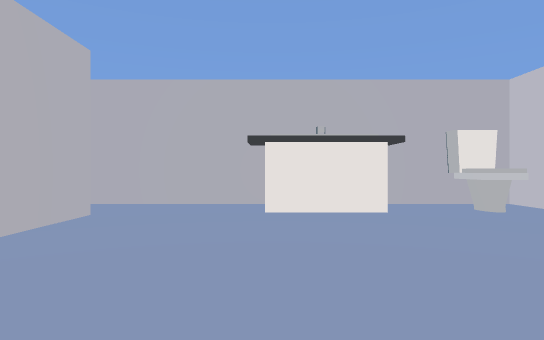
View 1 (above)

22 first-person views from a walk through a scene from a Unity 3-D project. The camera is 1.2 m above the floor, looks level and sees 75° across. The floor is counted in squares, 2 m on a side. Each view is taken from the middle of a square. On the plan, view 1 faces up. The plan holds only what a view shows up to about 10 squares ahead; the rest is blank. The player character is not drawn.

View 2
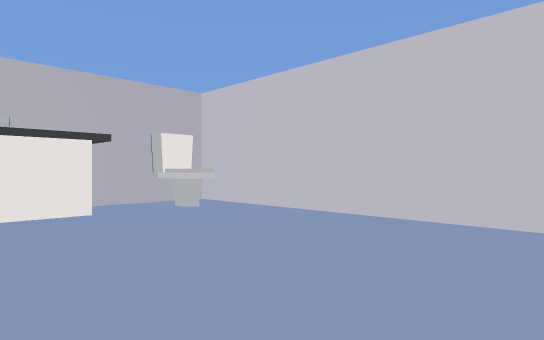

View 3
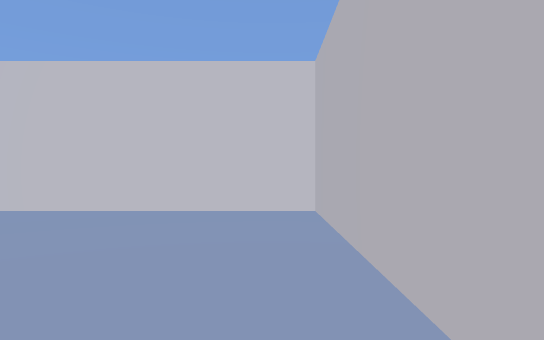

View 4
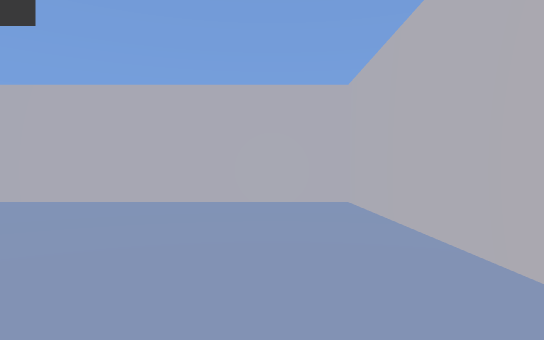

View 5
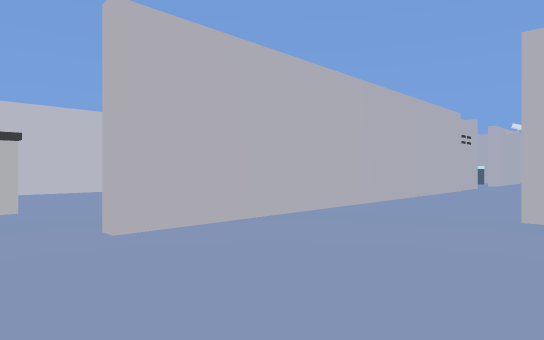

View 6
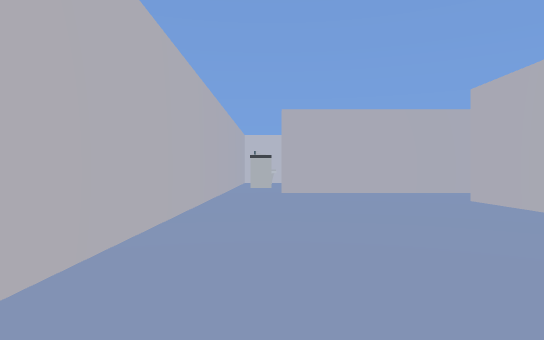

View 7
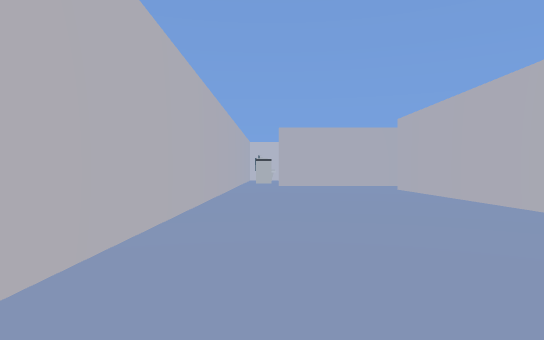

View 8
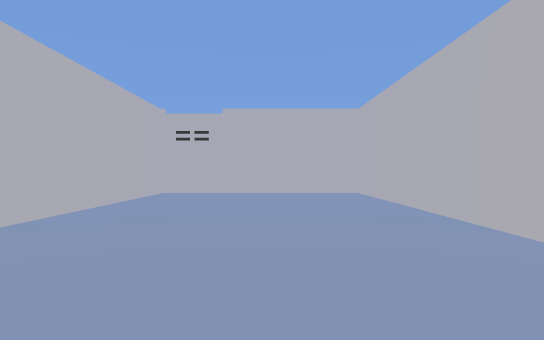

View 9
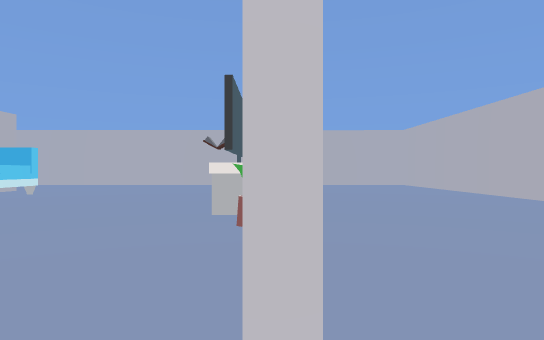

View 10
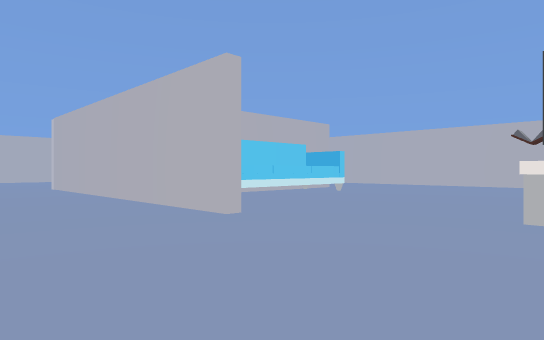

View 11
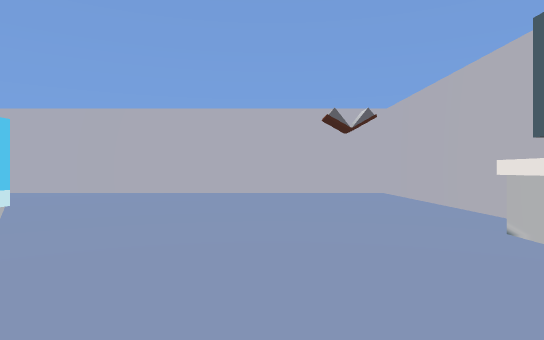

View 12
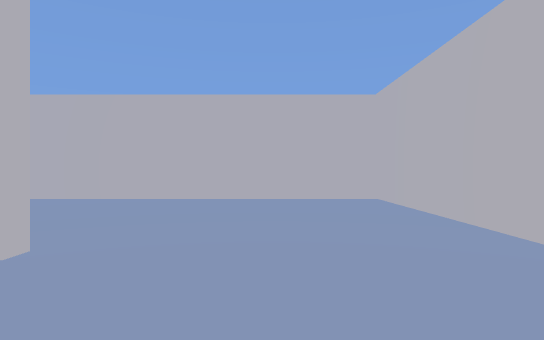

View 13
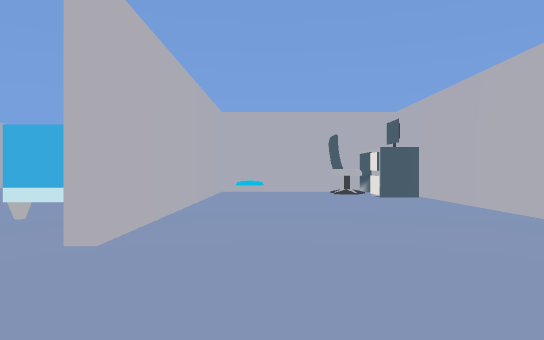

View 14
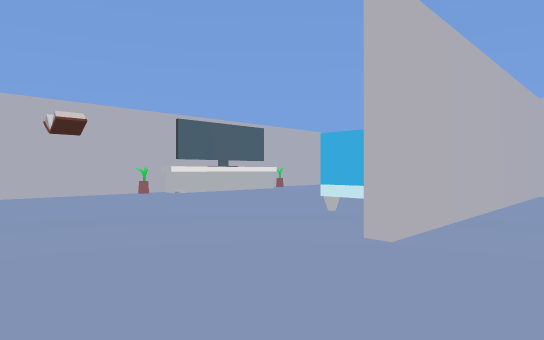

View 15
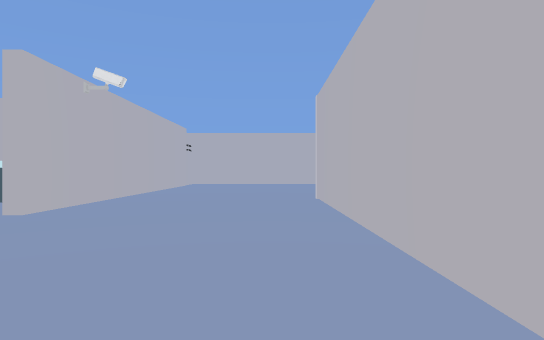

View 16
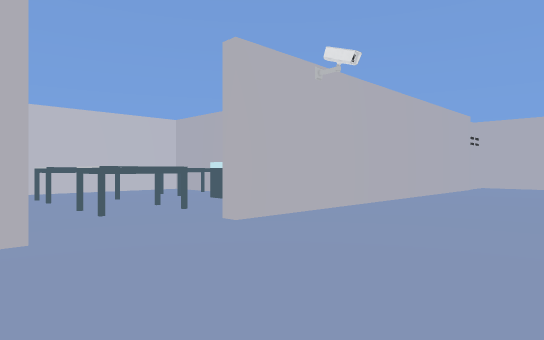

View 17
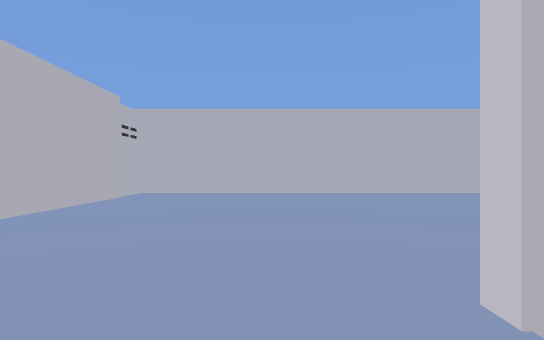

View 18
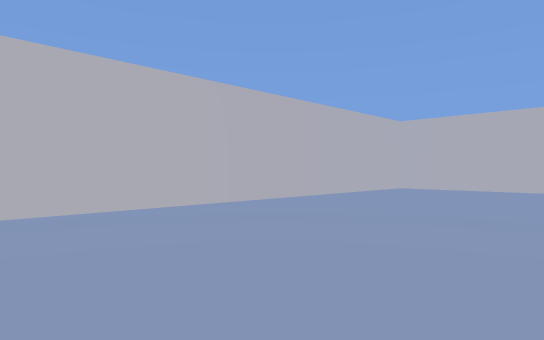

View 19
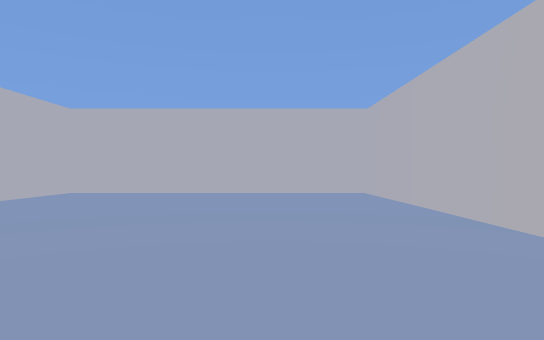

View 20
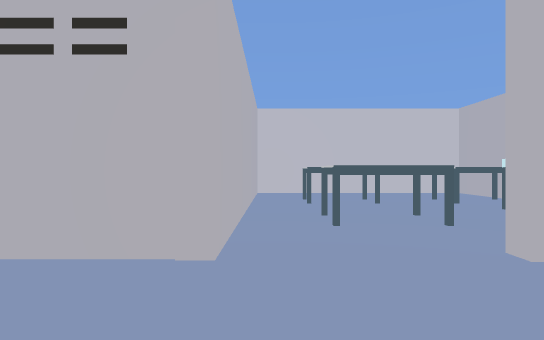

View 21
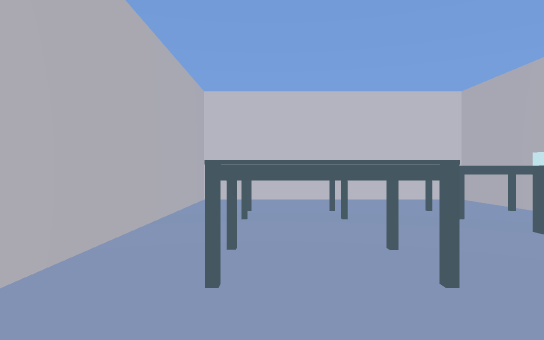

View 22
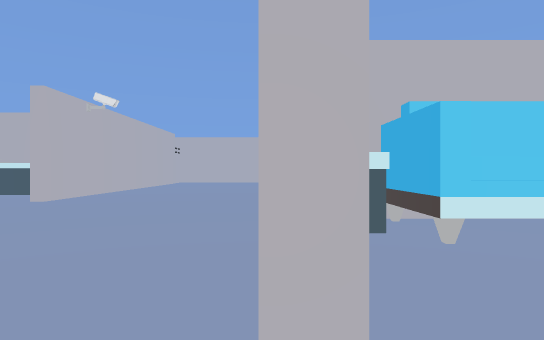

### Floor plan
Points are (right, up) in squares from view 1. A wall is a line through its corners. A room is listed if a view was taken in it or the views show most of it. See-through windows are left out.
Room 1 (views 1, 2, 3, 4)
walls: (-0.1, 6.2) (-2.6, 6.2); (-2.4, 4.8) (-2.4, -0.6) (4.2, -0.6) (4.2, 6.2) (2, 6.2)
ways out: opening at (-2, 5.5) to room 2; gap at (3, 6)
objects: other object (0, 5) to (1, 5); other object (3, 5)
Room 2 (views 5, 6, 7, 8, 9, 10, 11, 12, 13, 14, 15, 16, 17, 18, 19, 20, 21, 22)
walls: (-11.1, -6) (-8.5, -6); (-12.8, -5.6) (-12.8, -4.8) (-8.3, -4.8) (-8.3, -5.2); (-12.5, -4.8) (-12.5, -5.6); (-14.2, -6.4) (-13.6, -6.4); (-7.2, -10.5) (-7.2, -6.6) (-14.2, -6.6); (-12.1, -11.6) (-18.2, -11.6) (-18.2, -19.2) (-2.7, -19.2) (-2.7, -15.4); (-7, -2.8) (-7, -11.6); (-2.7, -6.6) (-2.7, 4.8); (-11.8, 0.9) (-18.2, 0.9) (-18.2, -11.3) (-9.5, -11.3); (-11, 1.2) (-5.1, 1.2); (-2.7, -12.5) (-2.7, -8.6); (-2.6, 6.2) (-18.2, 6.2) (-18.2, 1.2) (-13.4, 1.2)
ways out: opening at (-2, 5.5) to room 1; opening at (-2, -7.5)
objects: other object (-13, 1); other object (-12, 0) to (-10, 0); other object (-9, -11) to (-8, -11); other object (-9, -7); other object (-8, -10); other object (-8, -6); other object (-8, 1)

Where each view was taken, in squares from view 1:
view 1: 0 up, 0 right, facing up
view 2: 0 up, 0 right, facing up-right
view 3: 0 up, 1 left, facing right
view 4: 6 up, 1 left, facing down
view 5: 6 up, 6 left, facing down-right
view 6: 5 up, 12 left, facing right
view 7: 5 up, 16 left, facing right
view 8: 4 up, 9 left, facing left
view 9: 1 up, 4 left, facing left
view 10: 1 up, 4 left, facing down-left
view 11: 2 down, 9 left, facing left
view 12: 4 down, 16 left, facing down
view 13: 8 down, 17 left, facing right
view 14: 8 down, 17 left, facing up-right
view 15: 4 down, 6 left, facing down
view 16: 6 down, 6 left, facing down-right
view 17: 10 down, 6 left, facing down
view 18: 14 down, 7 left, facing down-left
view 19: 14 down, 9 left, facing left
view 20: 7 down, 5 left, facing right
view 21: 8 down, 3 left, facing right
view 22: 2 down, 7 left, facing down
